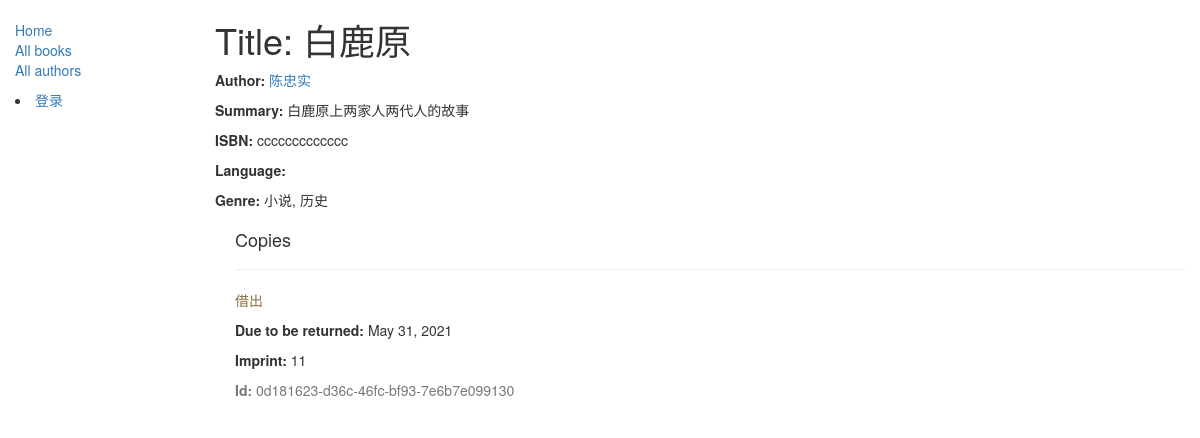
/catalog/book/3, run on the app's committed database.
### catalog/models.py (models this page shows, shortened)
class Book(models.Model):
    title = models.CharField('书名', max_length=200)
    author = models.ForeignKey("Author", on_delete=models.SET_NULL, null=True)
    summary = models.TextField(max_length=1000, help_text="输入书的简介")
    isbn = models.CharField("ISBN",max_length=13,help_text='13 Character <a href="https://www.isbn-international.org/content/what-isbn">ISBN number</a>')
    genre = models.ManyToManyField(Genre, help_text='选择一个流派')
    def display_genre(self):
        """
        Creates a string for the Genre. This is required to display genre in Admin.
        """
        return ', '.join([ genre.name for genre in self.genre.all()[:3] ])
    display_genre.short_description = '流派'

class Author(models.Model):
    first_name = models.CharField('姓', max_length=100)
    last_name = models.CharField('名', max_length=100)
    date_of_birth = models.DateField('出生日期', null=True, blank=True)
    date_of_death = models.DateField('死亡日期', null=True, blank=True)
    def __str__(self):
        return '%s%s' % (self.first_name, self.last_name)
    class Meta:
        ordering = ['last_name']

class Genre(models.Model):
    name = models.CharField(max_length=200, help_text="输入书的流派")
    def __str__(self):
        return self.name

class BookInstance(models.Model):
    id = models.UUIDField(primary_key=True, default=uuid.uuid4, help_text="id必须唯一")
    book = models.ForeignKey("Book", on_delete=models.SET_NULL, null=True)
    imprint = models.CharField(max_length=200)
    due_back = models.DateField(null=True, blank=True)
    borrower = models.ForeignKey(User, on_delete=models.SET_NULL, null=True, blank=True)
    LOAN_STATUS = (
        ('m', "维护"),
        ('o',"借出"),
        ('a','可用'),
        ('r','保留')
    )
    status = models.CharField(max_length=1, choices=LOAN_STATUS, blank=True, default='m', help_text='帮助文档')
    class Meta:
        ordering = ["due_back"]
        permissions = (("can_mark_returned", "Set book as returned"),)
    def display_book(self):
        return self.book.title
    display_book.short_description = '书名'

### catalog/views.py (the view)
# urls.py: path('book/<int:pk>', views.BookDetailView.as_view(), name='book-detail'),
class BookDetailView(generic.DetailView):
    model = Book

### catalog/templates/catalog/book_detail.html
{% extends "base_generic.html" %}
{% block content %}
  <h1>Title: {{ book.title }}</h1>
  <p><strong>Author:</strong> <a href="{% url 'author-detail' book.author.pk %}">{{ book.author }}</a></p>
  <p><strong>Summary:</strong> {{ book.summary }}</p>
  <p><strong>ISBN:</strong> {{ book.isbn }}</p>
  <p><strong>Language:</strong> {{ book.language }}</p>
  <p><strong>Genre:</strong> {% for genre in book.genre.all %} {{ genre }}{% if not forloop.last %}, {% endif %}{% endfor %}</p>
  <div style="margin-left:20px;margin-top:20px">
    <h4>Copies</h4>
    {% for copy in book.bookinstance_set.all %}
    <hr>
    <p class="{% if copy.status == 'a' %}text-success{% elif copy.status == 'm' %}text-danger{% else %}text-warning{% endif %}">{{ copy.get_status_display }}</p>
    {% if copy.status != 'a' %}<p><strong>Due to be returned:</strong> {{copy.due_back}}</p>{% endif %}
    <p><strong>Imprint:</strong> {{copy.imprint}}</p>
    <p class="text-muted"><strong>Id:</strong> {{copy.id}}</p>
    {% endfor %}
  </div>
{% endblock %}

### data on the page
Book: title "白鹿原", author "陈忠实", summary "白鹿原上两家人两代人的故事", isbn "ccccccccccccc"
Genre: name "小说"
Genre: name "历史"
BookInstance: status "借出", due_back "May 31, 2021", imprint "11", id "0d181623-d36c-46fc-bf93-7e6b7e099130"
